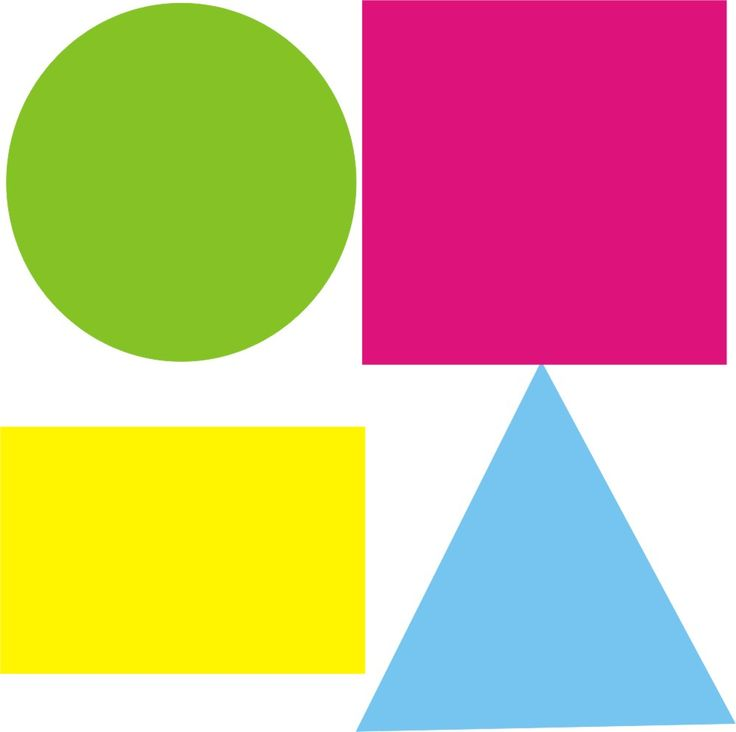
//> input picture BV2018/code4/opencv_HoughLines/Shapes.jpg, 736 x 732 px
$ ./main   (built with g++ and OpenCV 4)
//> lines starting //> are read from the running program, lines starting //| are printed output that depends on the picture
#include "opencv2/highgui/highgui.hpp"
#include "opencv2/imgproc/imgproc.hpp"

#include <iostream>

using namespace cv;
using namespace std;


int main ( int, char** argv )
{


    // Declare the output variables
    Mat dst, cdst, cdstP;

    // Loads an image
    Mat src = imread( "Shapes.jpg", IMREAD_GRAYSCALE );
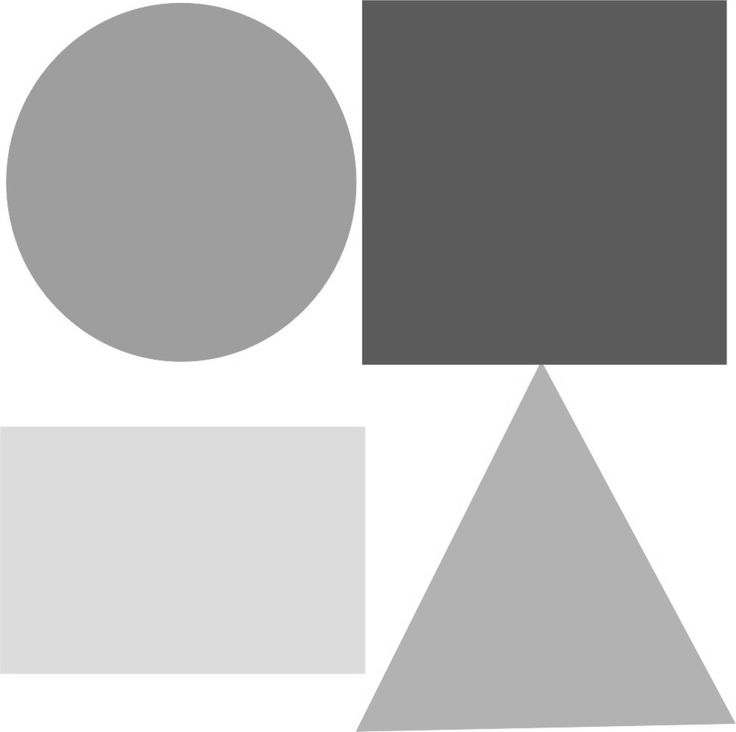
//> src: 732 rows x 736 cols, CV_8UC1; min 80, max 255, mean 180.9
    //Mat src = imread( "Haus.png", IMREAD_GRAYSCALE );

    // Check if image is loaded fine
    if(src.empty()){
        return -1;
    }
    // Edge detection
    Canny(src, dst, 50, 200, 3);
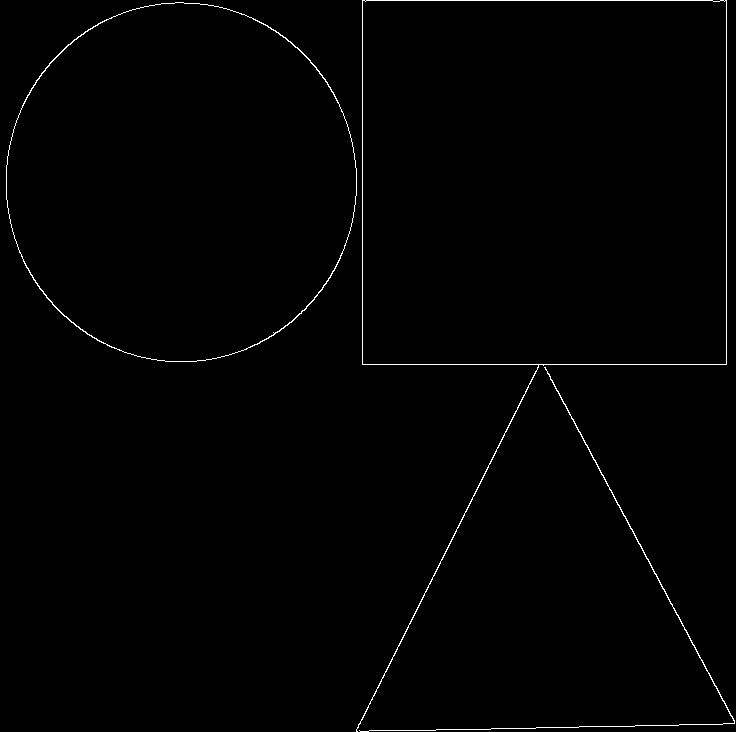
//> dst: 732 rows x 736 cols, CV_8UC1; 0.78% white in thin lines or dots
    // Copy edges to the images that will display the results in BGR
    cvtColor(dst, cdst, COLOR_GRAY2BGR);
//> cdst: 732 rows x 736 cols, CV_8UC3; 0.78% white in thin lines or dots
    cdstP = cdst.clone();
    // Standard Hough Line Transform
    vector<Vec2f> lines; // will hold the results of the detection
    HoughLines(dst, lines, 1, CV_PI/180, 150, 0, 0 ); // runs the actual detection
//> lines = 7 lines (rho, theta): [362, 0], [726, 0], [364, 1.57], [0, 1.57], [-309, 2.65], [737, 1.55], [647, 0.47]
    // Draw the lines
    for( size_t i = 0; i < lines.size(); i++ )
    {
        float rho = lines[i][0], theta = lines[i][1];
        Point pt1, pt2;
        double a = cos(theta), b = sin(theta);
        double x0 = a*rho, y0 = b*rho;
        pt1.x = cvRound(x0 + 1000*(-b));
        pt1.y = cvRound(y0 + 1000*(a));
        pt2.x = cvRound(x0 - 1000*(-b));
        pt2.y = cvRound(y0 - 1000*(a));
        line( cdst, pt1, pt2, Scalar(0,0,255), 3, LINE_AA);
    }
//> this loop made 7 passes
//> (rho, theta, a, b, x0, y0) on passes 1 to 7: (362, 0, 1, 0, 362, 0), (726, 0, 1, 0, 726, 0), (364, 1.57, -4.37e-08, 1, -1.59e-05, 364), (0, 1.57, -4.37e-08, 1, 0, 0), (-309, 2.65, -0.883, 0.469, 272.8, -145.1), (737, 1.55, 0.0175, 1, 12.86, 736.9), (647, 0.471, 0.891, 0.454, 576.5, 293.7)
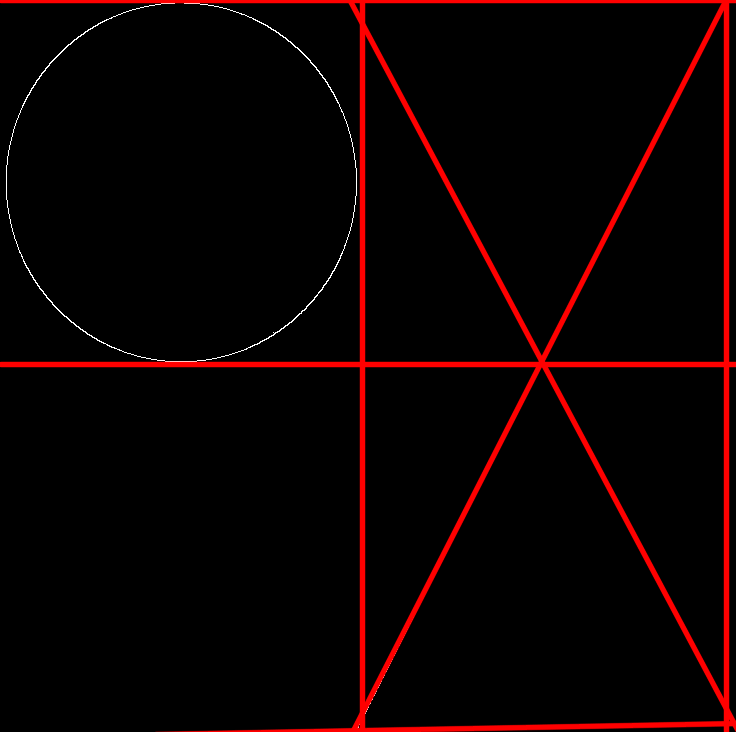
//> cdst: 732 rows x 736 cols, CV_8UC3; mean B, G, R 0.6, 0.6, 12.4
    // Probabilistic Line Transform
    vector<Vec4i> linesP; // will hold the results of the detection
    HoughLinesP(dst, linesP, 1, CV_PI/180, 50, 50, 50 ); // runs the actual detection
//> linesP = 12 lines (x1, y1, x2, y2), first 8: [362, 364, 726, 364], [362, 0, 726, 0], [726, 363, 726, 1], [545, 367, 734, 723], [362, 363, 362, 1], [356, 731, 634, 726], [358, 724, 486, 471], [356, 730, 722, 724]
    // Draw the lines
    for( size_t i = 0; i < linesP.size(); i++ )
    {
        Vec4i l = linesP[i];
        line( cdstP, Point(l[0], l[1]), Point(l[2], l[3]), Scalar(0,0,255), 3, LINE_AA);
    }
//> this loop made 12 passes
//> l on passes 1 to 12: [362, 364, 726, 364], [362, 0, 726, 0], [726, 363, 726, 1], [545, 367, 734, 723], [362, 363, 362, 1], [356, 731, 634, 726], [358, 724, 486, 471], [356, 730, 722, 724], [483, 475, 538, 366], [595, 460, 734, 721], [543, 365, 670, 603], [356, 729, 432, 579]
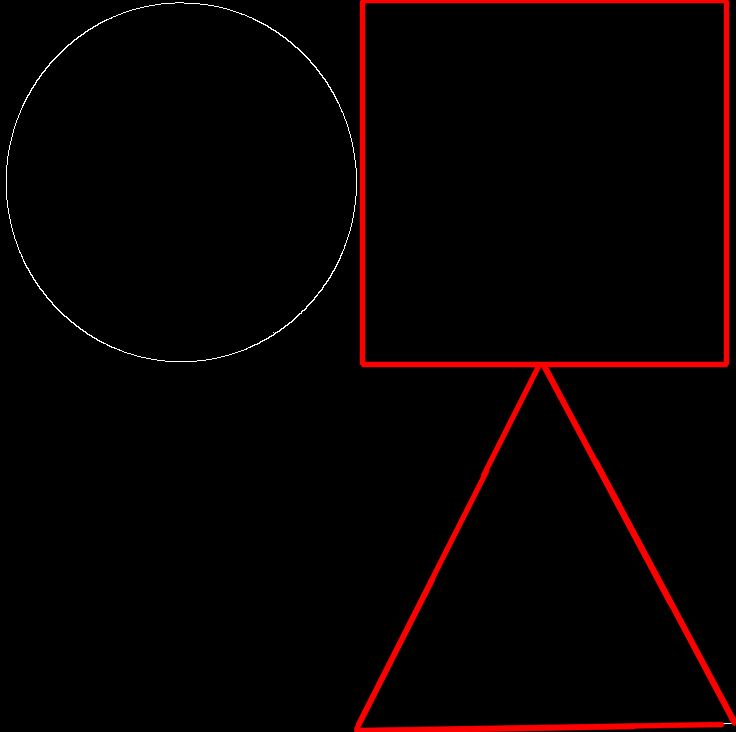
//> cdstP: 732 rows x 736 cols, CV_8UC3; mean B, G, R 0.6, 0.6, 7.2
    // Show results
    imshow("Source", src);
    imshow("Detected Lines (in red) - Standard Hough Line Transform", cdst);
    imshow("Detected Lines (in red) - Probabilistic Line Transform", cdstP);
    // Wait and Exit
    waitKey();
    return 0;
}
